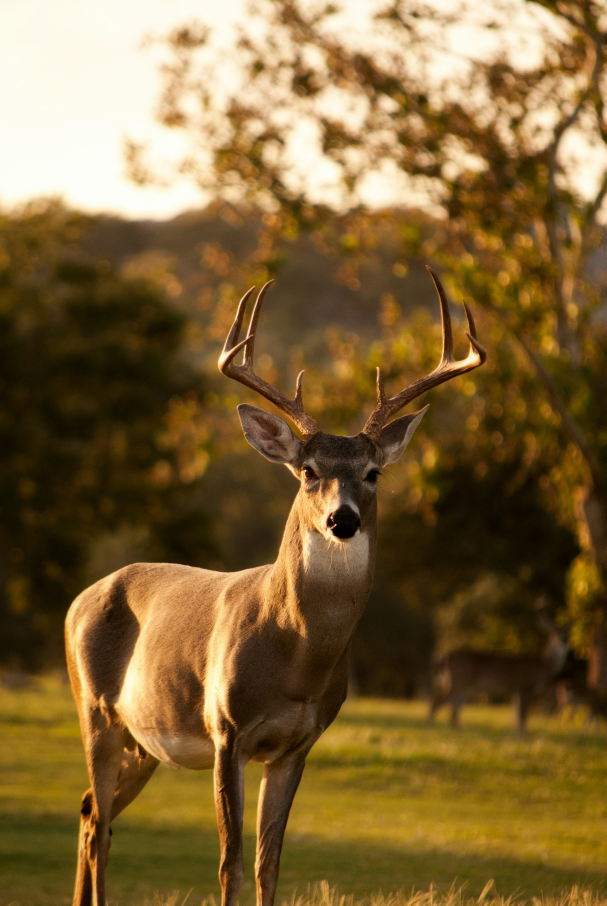
#> input picture Assets/Photos/red_deer.jpg, 2425 x 3622 px (shown at 1/4 size)
$ python flip_image.py
#> lines starting #> are read from the running program, lines starting #| are printed output that depends on the picture
#> further down, image is the input picture: shape (3622, 2425, 3); mean B, G, R 55.7, 100, 126
### utils.py
import cv2 as cv
import numpy as np

# [4 lines left out: function translate, not called in this run]

def rescaleFrame(frame:cv.Mat,scale=0.75):
#> called with scale = 0.25
    width = int(frame.shape[1] * scale)
#> width = 606
    height = int(frame.shape[0] * scale)
#> height = 905
    dimension  = (width,height)
#> dimension = (606, 905)

    return cv.resize(frame, dsize=dimension, interpolation=cv.INTER_AREA)
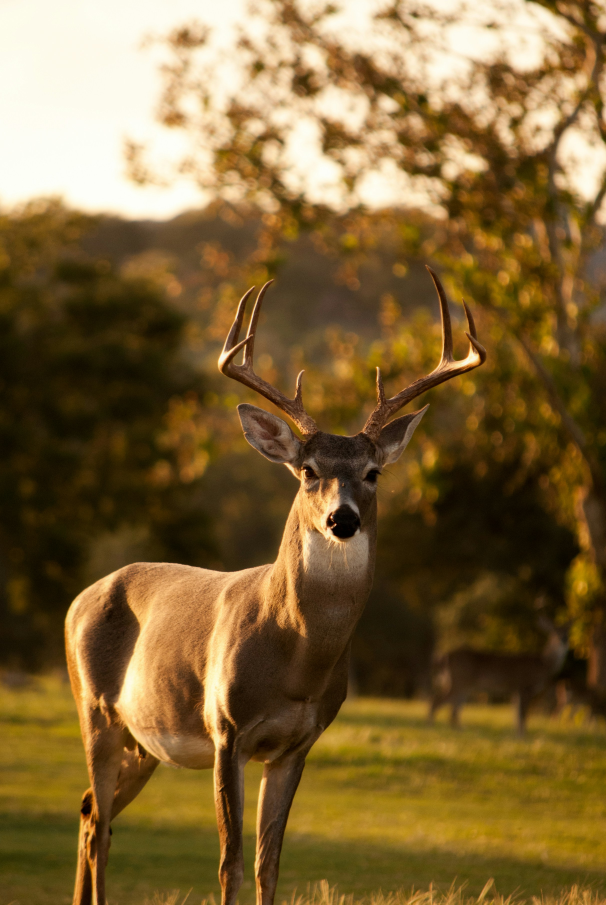
#> returned value: shape (905, 606, 3); mean of channels 0, 1, 2 55.7, 100, 126; drawn as B, G, R

# [10 lines left out: function rotateFrame, not called in this run]

### flip_image.py
import cv2 as cv
from utils import rescaleFrame

image = cv.imread("Assets/Photos/red_deer.jpg")
resized_image = rescaleFrame(image,scale=0.25)

cv.imshow("Red Deer",resized_image)

flip = cv.flip(resized_image,-1)
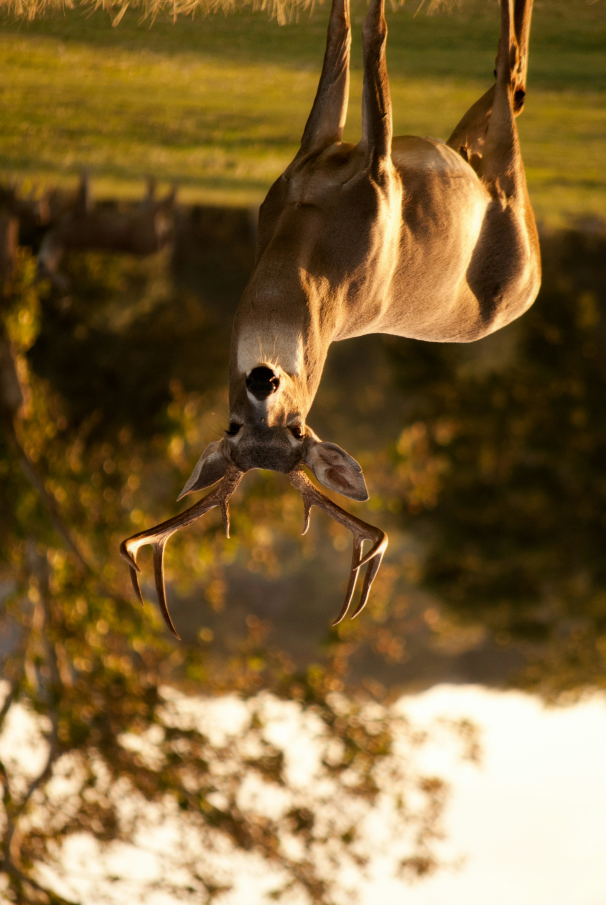
#> flip: shape (905, 606, 3); mean B, G, R 55.7, 100, 126
cv.imshow("Flipped",flip)

cv.waitKey(0)

$ run again, with Assets/Photos/michael_scofield.jpg copied over Assets/Photos/red_deer.jpg
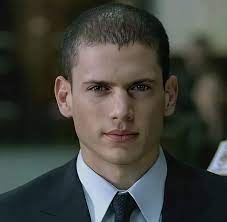
#> input picture Assets/Photos/michael_scofield.jpg, 227 x 222 px
#> image is the input picture: shape (222, 227, 3); mean B, G, R 61.5, 67.5, 66.7
#> in rescaleFrame, `return cv.resize(frame, dsize=dimension, interpolation=cv.INTER_AREA)`:
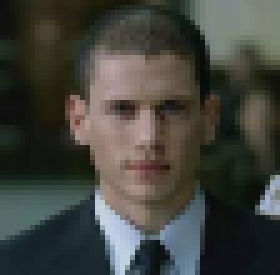
#> returned value: shape (55, 56, 3) (shown 5 times larger); mean of channels 0, 1, 2 61.5, 67.5, 66.7; drawn as B, G, R
#> `flip = cv.flip(resized_image,-1)`:
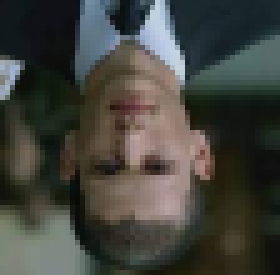
#> flip: shape (55, 56, 3) (shown 5 times larger); mean B, G, R 61.5, 67.5, 66.7
